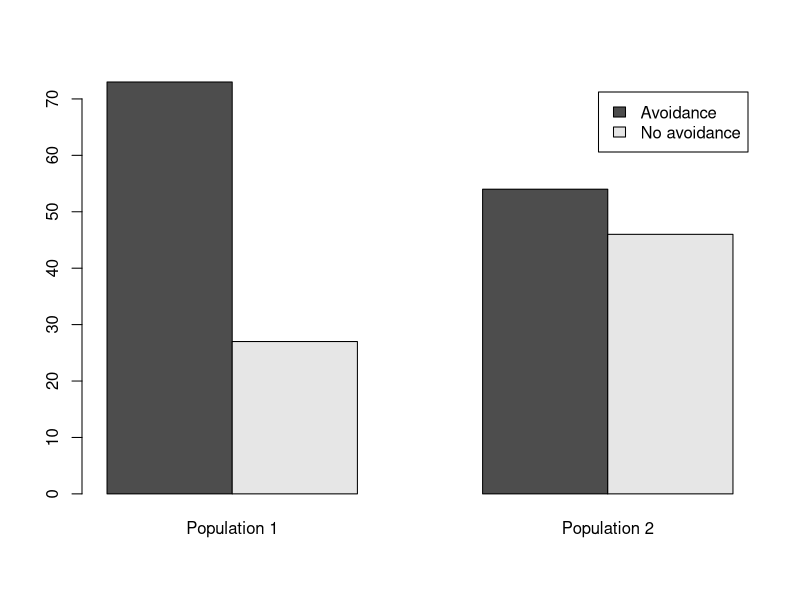
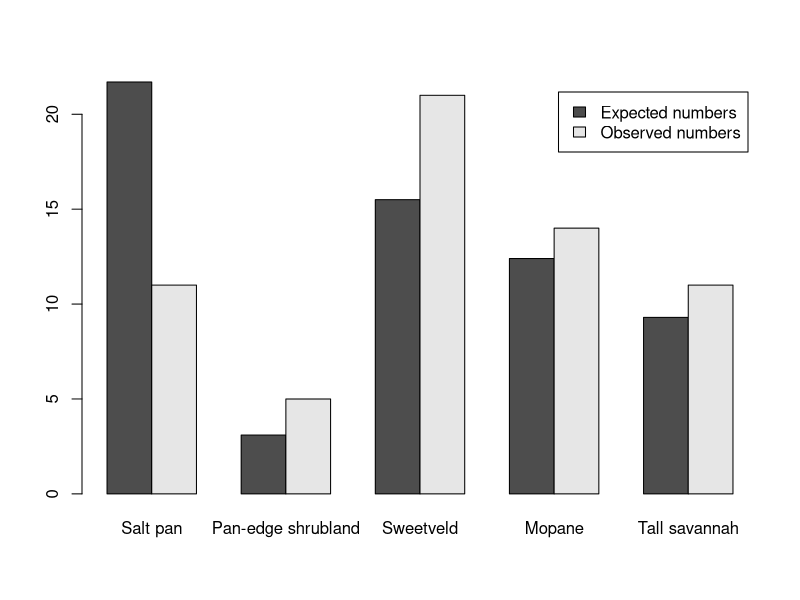
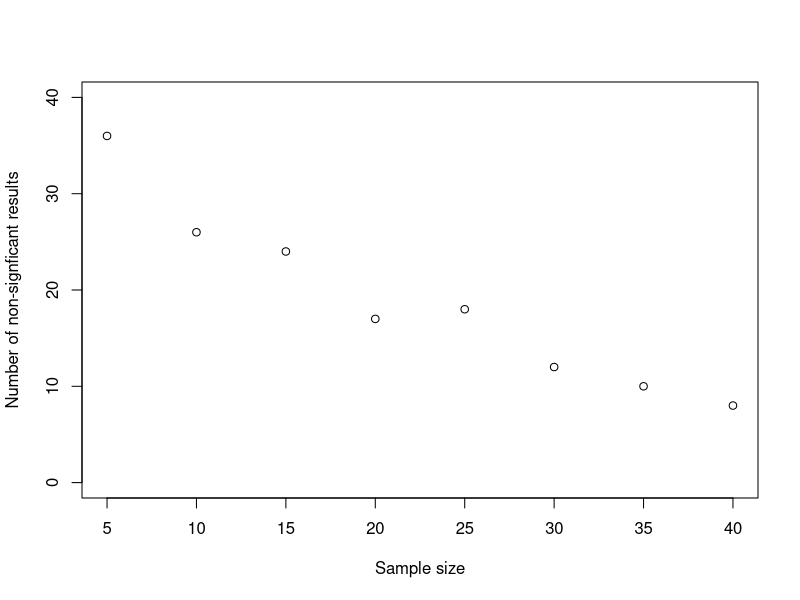
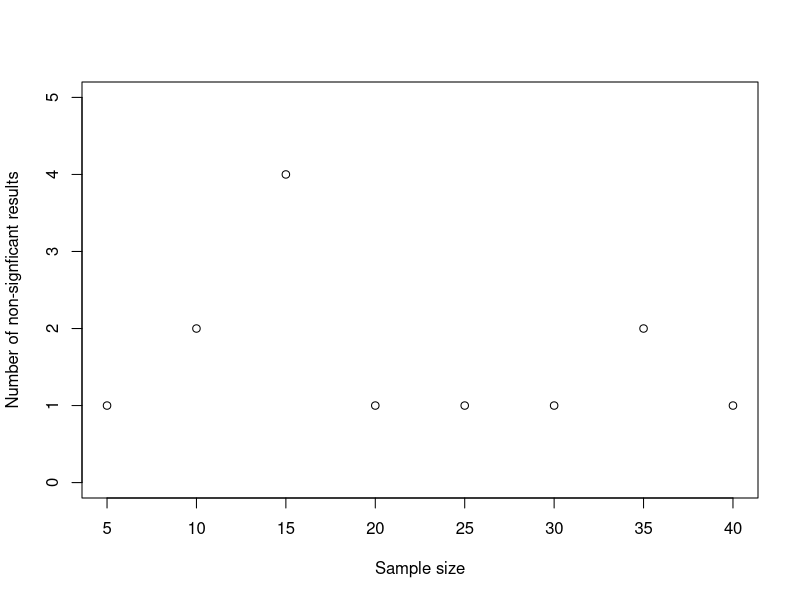

Write R code to recreate these figures, in order.
## ---- chunk 1
avoidance <- matrix(c(73,27,54,46), nrow=2)
rownames(avoidance) <- c("Avoidance","No avoidance")
colnames(avoidance) <- c("Population 1", "Population 2")

avoidance
## ---- chunk 2
barplot(avoidance, beside=TRUE, legend=TRUE)
## ---- chunk 3
chisq.test(avoidance)
## ---- chunk 4
areas <- c(7,1,5,4,3)
proportions <- areas/sum(areas)
gemsbok<-c(11,5,21,14,11)

expected.gemsbok<-sum(gemsbok) * proportions
## ---- chunk 5
gemsbok.mat <- matrix(c(expected.gemsbok,gemsbok),byrow=TRUE, nrow=2)

rownames(gemsbok.mat) <- c("Expected numbers", "Observed numbers")
colnames(gemsbok.mat) <- c("Salt pan", "Pan-edge shrubland", "Sweetveld", "Mopane", "Tall savannah")

barplot(gemsbok.mat, beside=TRUE, legend=TRUE)
## ---- chunk 6
chisq.test(gemsbok.mat[2,], p=gemsbok.mat[1,], rescale.p=TRUE)
## ---- chunk 7
gemsbok2<-c(10,5,22,14,11)

expected.gemsbok2<-sum(gemsbok2) * proportions

gemsbok.mat2 <- matrix(c(expected.gemsbok2,gemsbok2),byrow=TRUE, nrow=2)

chisq.test(gemsbok.mat2[2,], p=gemsbok.mat2[1,], rescale.p=TRUE)
## ---- chunk 8
X1 <- rnorm(8, 10, 3)
X2 <- rnorm(8, 12, 3)

t.test(X1,X2)
## ---- chunk 9
output<-matrix(nrow=40,ncol=2,data=NA) ##Set up matrix for output
colnames(output)<-c("Probability","Significant?")   ###Names for the matrix columns
number.sig <- numeric(8)  ###vector for total number of significant results

sample.sizes <- seq(from = 5, to = 40, by = 5)  # Use seq() function to make sequence of numbers


for (j in 1:8) {    ###set up first loop

    Z1<-sample.sizes[j]   ###Get sample size for this loop from vector of sample sizes
  
for (i in 1:40) {   ###set up second loop
  
  X1<-rnorm(Z1,10,3)   ###first vector of random numbers
  X2<-rnorm(Z1,12,3)   ###second vector
  test<-t.test(X1,X2)   ###Do the t-test
  output[i,1]<-test$p.value   
  ###take the p-value and put it in the appropriate place in the output matrix
  output[i,2]<-ifelse(output[i,1]<0.05,1,0)  
  ###If it's significant put a 1 in the second column, otherwise put a zero
  
}   ### close loop i loop
  
  number.sig[j]<-sum(output[,2])  ###write the number of significant tests for this iteration into the number.sig vector
    
} ### close j loop

plot(sample.sizes,40-number.sig, xlab="Sample size", ylab = "Number of non-signficant results", ylim=c(0,40))


## ---- chunk 10

#######Script is exactly the same as the last chunk except the random samples are both drawn from 
#######populations with a mean of 10 and we're plotting the number of signficant results, not the 
#######number of non-signficant results
#######In this case any signficant result is a type 1 error - a false positive

output<-matrix(nrow=40,ncol=2,data=NA) ##Set up matrix for output
colnames(output)<-c("Probability","Significant?")   ###Names for the matrix columns
number.sig <- numeric(8)  ###vector for total number of significant results

sample.sizes <- seq(from = 5, to = 40, by = 5)  # Use seq() function to make sequence of numbers


for (j in 1:8) {    ###set up first loop

    Z1<-sample.sizes[j]   ###Get sample size for this loop from vector of sample sizes
  
for (i in 1:40) {   ###set up second loop
  
  X1<-rnorm(Z1,10,3)   ###first vector of random numbers
  X2<-rnorm(Z1,10,3)   ###second vector - note that the mean is now 10 not 12
  test<-t.test(X1,X2)   ###Do the t-test
  output[i,1]<-test$p.value   
  ###take the p-value and put it in the appropriate place in the output matrix
  output[i,2]<-ifelse(output[i,1]<0.05,1,0)  
  ###If it's significant put a 1 in the second column, otherwise put a zero
  
}   ### close loop i loop
  
  number.sig[j]<-sum(output[,2])  ###write the number of significant tests for this 
  ###iteration into the number.sig vector
    
} ### close j loop

plot(sample.sizes,number.sig, xlab="Sample size", ylab = "Number of non-signficant results", 
     ylim=c(0,5))


